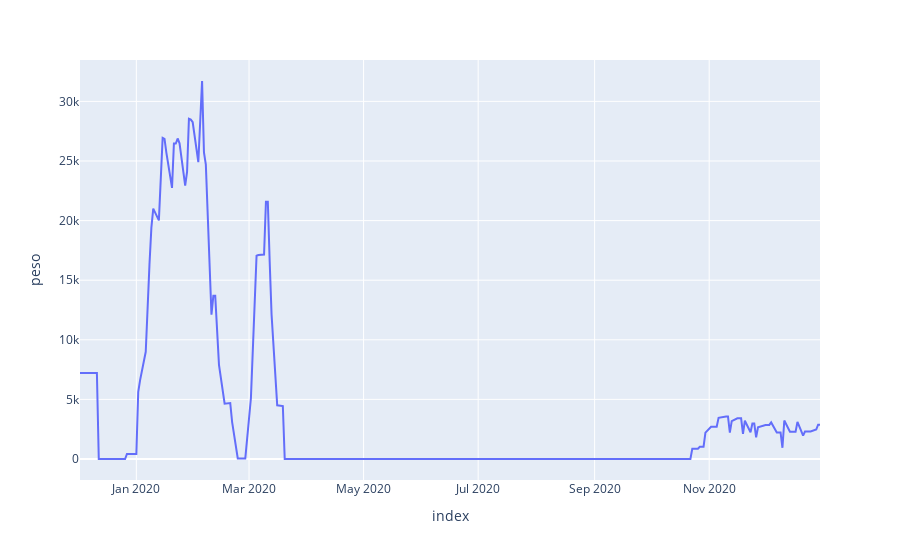

Write notebook code for a chart like this one.
### Code cell
#hace lo mismo que la funcion anterior pero con otro metodo de llenar los ceros. Ambas funcionan y ambas son lentas.

def pesos_historico_promedio_2(data):
    '''
    Prueba. Grafica el "rolling average" (en cada dia muestra el promedio de los últimos 7 dias). 
    '''
    df = data.groupby(by=["fecha", "predio"], as_index = False).sum()
    #print(df)
    
    #recuperamos primer fecha y ultima fecha
    df= df.sort_values(by="fecha")
    df=df[df['predio'].notna()]
    
    primer_fecha=df["fecha"].iloc[0]
    ultima_fecha=df["fecha"].iloc[-1]
    rango_fechas=pd.date_range(primer_fecha, ultima_fecha,freq="B") #B de business days
    
    
    figures = []
    for predio in df["predio"].unique():
        print(predio)
        df_predio = df.loc[df['predio'] == predio]
        
        #agrego ceros
        df_predio.set_index(keys="fecha",inplace=True)
        df_predio=df_predio.reindex(rango_fechas, fill_value=0)
        
        
        df_predio = df_predio.rolling("10d", min_periods = 0).sum()
        df_predio["peso"] = df_predio["peso"] / 10
        
        #fig = px.line(df_predio, x = "fecha", y = "peso")
        fig = px.line(df_predio, y = "peso")
        #fig.update_xaxes(rangebreaks=[dict(bounds=["sat", "mon"])])
        figures.append(fig)
    return figures

#start_time = time.time()
figures = pesos_historico_promedio_2(pesajes_df)

figures[0].show()
#print("--- %s seconds ---" % (time.time() - start_time))

### Figure 1 — Plotly figure (JSON) as saved in the notebook; plotly's stock layout.template omitted (floating-point values rounded to 4 significant figures; data arrays with more than 128 entries replaced by an {"elided": "..."} marker saying what was removed)
{"data": [{"hovertemplate": "index=%{x}<br>peso=%{y}<extra></extra>", "legendgroup": "", "line": {"color": "#636efa", "dash": "solid"}, "mode": "lines", "name": "", "orientation": "v", "showlegend": false, "type": "scatter", "x": {"elided": "283 str values"}, "xaxis": "x", "y": {"elided": "283 float values"}, "yaxis": "y"}], "layout": {"legend": {"tracegroupgap": 0}, "margin": {"t": 60}, "xaxis": {"anchor": "y", "domain": [0, 1], "title": {"text": "index"}}, "yaxis": {"anchor": "x", "domain": [0, 1], "title": {"text": "peso"}}}}
